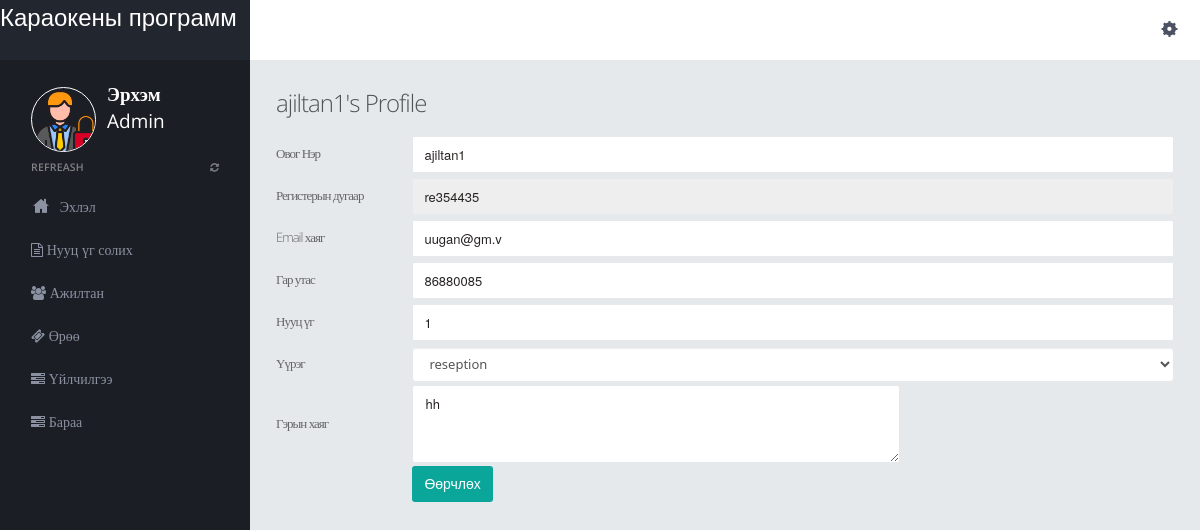
The page /admin/edit-user.php?id=2 on the database its author committed.
### tables this page shows
CREATE TABLE `worker` (
  `WorkerID` int(11) NOT NULL,
  `Name` varchar(255) DEFAULT NULL,
  `Email` varchar(255) DEFAULT NULL,
  `Register` varchar(10) DEFAULT NULL,
  `Address` varchar(255) DEFAULT NULL,
  `Phone` varchar(20) DEFAULT NULL,
  `Roll` varchar(50) DEFAULT NULL,
  `Password` varchar(255) DEFAULT NULL
);

### admin/edit-user.php (the view, shortened to what this page needs)
<?php
include("dbconnection.php");
?>
<!DOCTYPE html>
<html>
<head>
<link href="../assets/plugins/pace/pace-theme-flash.css" rel="stylesheet" type="text/css" media="screen"/>
<link href="../assets/plugins/boostrapv3/css/bootstrap.min.css" rel="stylesheet" type="text/css"/>
<link href="../assets/plugins/boostrapv3/css/bootstrap-theme.min.css" rel="stylesheet" type="text/css"/>
<link href="../assets/plugins/font-awesome/css/font-awesome.css" rel="stylesheet" type="text/css"/>
<link href="../assets/css/animate.min.css" rel="stylesheet" type="text/css"/>
<link href="../assets/plugins/jquery-scrollbar/jquery.scrollbar.css" rel="stylesheet" type="text/css"/>
<link href="../assets/css/style.css" rel="stylesheet" type="text/css"/>
<link href="../assets/css/responsive.css" rel="stylesheet" type="text/css"/>
<link href="../assets/css/custom-icon-set.css" rel="stylesheet" type="text/css"/>
</head>
<body class="">
<?php include("header.php");?>
<div class="page-container row">
      <?php include("leftbar.php");?>
    </div>
  </div>
    <div class="page-content">
            <div class="content">
		<div class="page-title">
          <?php $rt=mysqli_query($con,"select * from worker where WorkerID='".$_GET['id']."'");
			  while($rw=mysqli_fetch_array($rt))
			  {?>
			<h3><?php echo $rw['Name'];?>'s Profile</h3>
                        <form name="muser" method="post" action="" enctype="multipart/form-data">
                     <table width="100%" border="0">
  <tr>
    <td height="42">Овог Нэр</td>
    <td><input type="text" name="name" id="name" value="<?php echo $rw['Name'];?>" class="form-control"></td>
  </tr>
  <tr>
    <td height="42">Регистерын дугаар</td>
    <td><input type="text" name="register" id="email" value="<?php echo $rw['Register'];?>" class="form-control" readonly></td>
  </tr>
  <tr>
    <td height="42">Email хаяг</td>
    <td><input type="text" name="email" id="altemail" value="<?php echo $rw['Email'];?>" class="form-control"></td>
  </tr>
  <tr>
    <td height="42">Гар утас</td>
    <td><input type="text" name="contact" id="contact" value="<?php echo $rw['Phone'];?>" class="form-control"></td>
  </tr>
  <tr>
    <td height="42">Нууц үг</td>
    <td><input type="text" name="password" id="contact" value="<?php echo $rw['Password'];?>" class="form-control"></td>
  </tr>
  <tr>
    <td height="42">Үүрэг</td>
    <td><select name="roll" class="form-control">
    <option value="<?php echo $rw['Roll'];?>"><?php echo $rw['Roll'];?></option>
    </select>
    </td>
  </tr>
  <tr>
    <td height="42">Гэрын хаяг</td>
    <td><textarea name="address" cols="64" rows="4"><?php echo $rw['Address'];?></textarea></td>
  </tr>
  <tr>
    <td>&nbsp;</td>
    <td height="42">
                          <button type="submit" name="update" class="btn btn-primary">Өөрчлөх</button></td>
  </tr>
  <tr>
    <td>&nbsp;</td>
    <td>&nbsp;</td>
  </tr>
</table>
<?php } ?>
</form>
</div>
  </div>
  </div>
 </div>
</body>
</html>

### assets/css/responsive.css (style rules this page uses)
@media (min-width: 980px) { .page-content { margin-left: 250px; min-height: 100%; } }

### rows shown on the page
worker: Name "ajiltan1", name "ajiltan1", register "re354435", email "uugan@gm.v", contact "86880085", password "1", roll "reseption", address "hh"
